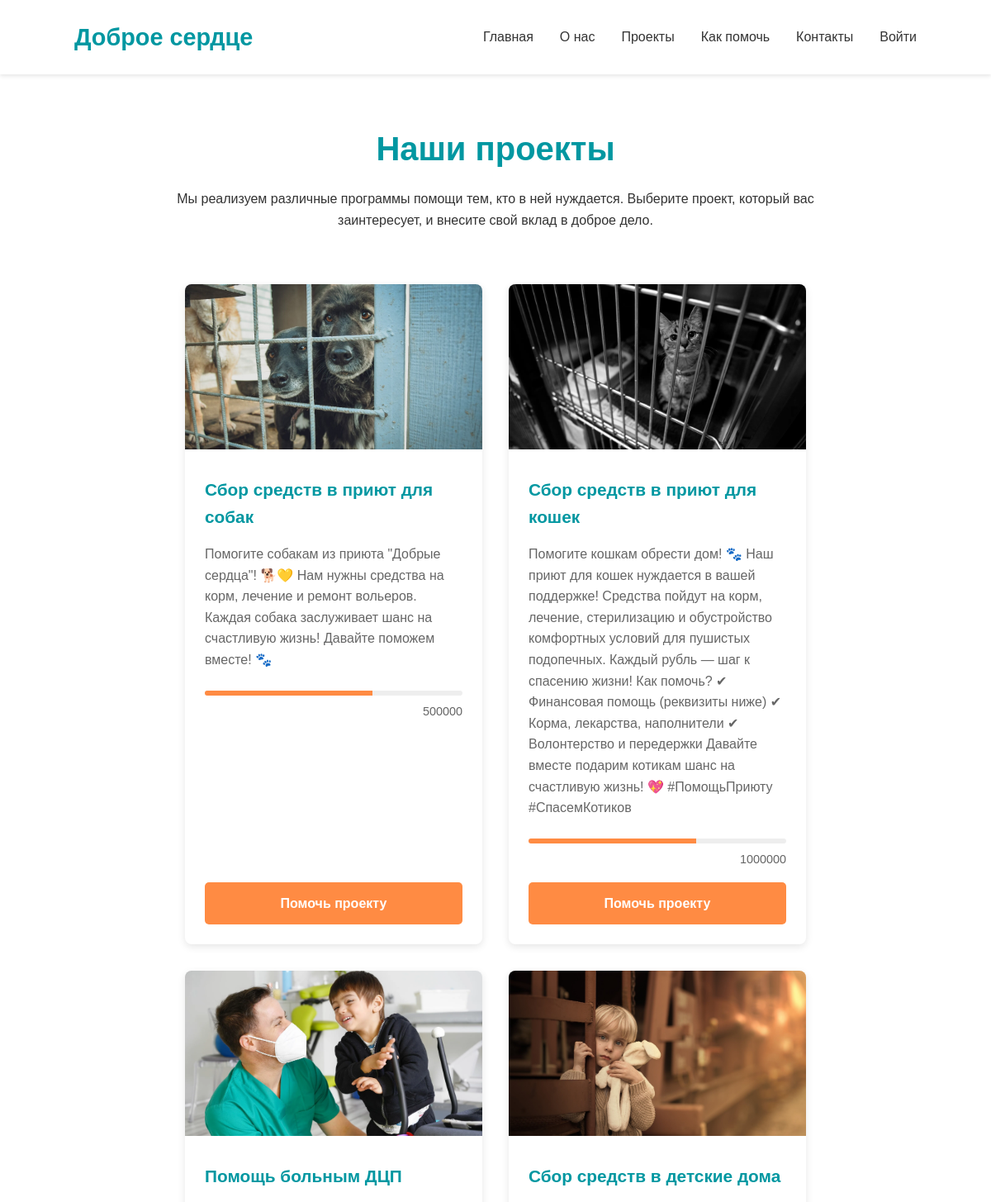
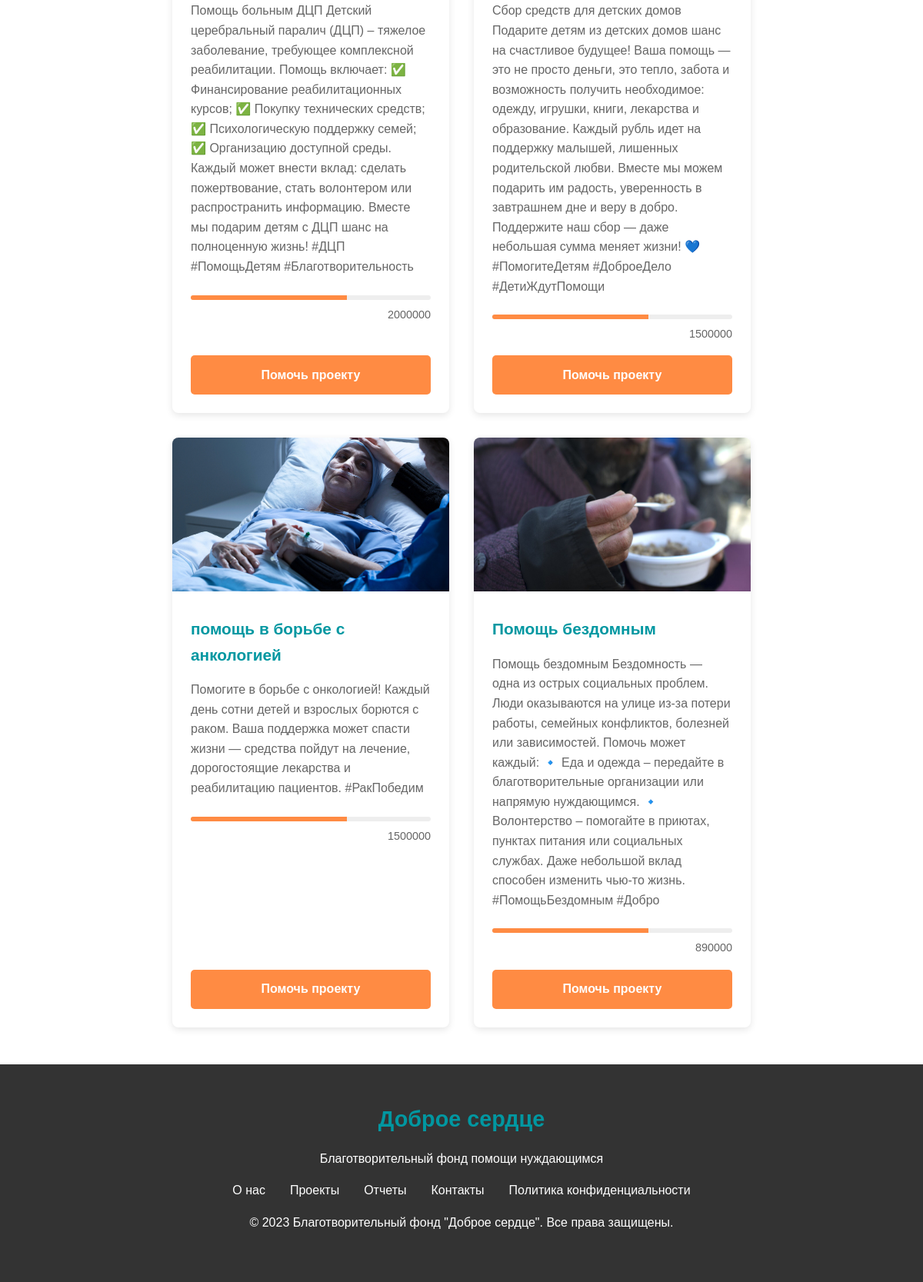
The app's page /projects.php with its own data (2 pictures, top to bottom).
### tables this page shows
CREATE TABLE `project` (
  `id` int NOT NULL,
  `tittle` varchar(32) NOT NULL,
  `target_amount` int NOT NULL,
  `target_current` int DEFAULT '0',
  `purpose_of_donation` varchar(512) NOT NULL,
  `img_path` varchar(64) NOT NULL
);

### public/projects.php (the view, shortened to what this page needs)
<!DOCTYPE html>
<html lang="ru">
<head>
    <link rel="stylesheet" href="https://cdnjs.cloudflare.com/ajax/libs/font-awesome/6.0.0-beta3/css/all.min.css">
</head>
<body>
<?php include "header.php"; ?>
    <main>
        <div class="container">
            <h1>Наши проекты</h1>
            <div class="projects-intro">
                <p>Мы реализуем различные программы помощи тем, кто в ней нуждается. Выберите проект, который вас заинтересует, и внесите свой вклад в доброе дело.</p>
            </div>
            <div class="projects-grid">
            <?php
                $stm=$connect->query('SELECT * FROM `project`');
                $projects=$stm->fetchAll();?>
                <?php foreach ($projects as $project) {?>
                <div class="project-card">
                    <img src=".\images\Project\<?=$project['img_path']?>" alt="<?=$project['img_path']?>" class="project-img">
                    <div class="project-content">
                        <div class="wrapper">
                        <h3 class="project-title"><?=$project['tittle']?></h3>
                        <p class="project-description"><?=$project['purpose_of_donation']?></p>
                        <div class="project-progress">
                            <div class="progress-bar">
                                <div class="progress-fill" style="width: 65%"></div>
                            </div>
                            <div class="progress-info">
                                <span><?=$project['target_amount']?></span>
                            </div>
                            </div>
                        </div>
                        <a href="#" class="btn">Помочь проекту</a>
                    </div>
                </div>
                <?php }?>
            </div>
        </div>
    </main>
    <?php include "footer.php" ?>
</body>
</html>

### public/header.php (shortened to what this page needs)
<header>
        <div class="container">
            <nav>
                <div class="logo">Доброе сердце</div>
                <ul class="nav-links">
                    <li><a href="index.php">Главная</a></li>
                    <li><a href="#">О нас</a></li>
                    <li><a href="projects.php">Проекты</a></li>
                    <li><a href="index.php#how_help">Как помочь</a></li>
                    <li><a href="#">Контакты</a></li>
                    <?php if (!empty($_SESSION['auth']) && $_SESSION['auth']==true) {echo '<li><a href="account.php">Акканут</a></li>';}
                    else {echo '<li><a href="login.php">Войти</a></li>';}
                    ?>
                </ul>
            </nav>
        </div>
</header>

### public/footer.php (shortened to what this page needs)
<footer>
        <div class="container">
            <div class="logo">Доброе сердце</div>
            <p>Благотворительный фонд помощи нуждающимся</p>
            <ul class="footer-links">
                <li><a href="#">О нас</a></li>
                <li><a href="#">Проекты</a></li>
                <li><a href="#">Отчеты</a></li>
                <li><a href="#">Контакты</a></li>
                <li><a href="#">Политика конфиденциальности</a></li>
            </ul>
            <p>© 2023 Благотворительный фонд "Доброе сердце". Все права защищены.</p>
        </div>
    </footer>

### public/projects.php (style rules this page uses)
:root { --h1-color: #0097a1; --h2-color: #ff8b43; --button-color: #ff8b43; --text-color: #333; --light-bg: #f9f9f9; }
body { font-family: 'Arial', sans-serif; margin: 0; padding: 0; color: var(--text-color); line-height: 1.6; }
header { background-color: white; box-shadow: 0 2px 5px rgba(0,0,0,0.1); padding: 1rem 0; position: sticky; top: 0; z-index: 100; }
.container { width: 85%; max-width: 1200px; margin: 0 auto; }
h1 { color: var(--h1-color); font-size: 2.5rem; margin-bottom: 1rem; text-align: center; padding-top: 2rem; }
.projects-intro { text-align: center; max-width: 800px; margin: 0 auto 3rem; padding: 0 1rem; }
.projects-grid { display: flex; flex-wrap: wrap; gap: 2rem; padding: 1rem 0 3rem; justify-content: center; }
.project-card { background: white; border-radius: 8px; overflow: hidden; box-shadow: 0 3px 10px rgba(0,0,0,0.1); transition: transform 0.3s; max-width: 360px; display: flex; flex-direction: column; flex-grow: 1; }
.project-img { height: 200px; width: 100%; object-fit: cover; }
.project-content { padding: 1.5rem; display: flex; flex-direction: column; justify-content: space-between; flex-grow: 1; }
.project-title { font-size: 1.3rem; margin: 0.5rem 0; color: var(--h1-color); }
.project-description { margin-bottom: 1.5rem; color: #666; }
.project-progress { margin-bottom: 1rem; }
.progress-bar { height: 6px; background-color: #eee; border-radius: 3px; margin-bottom: 0.5rem; overflow: hidden; }
.progress-fill { height: 100%; background-color: var(--h2-color); width: 65%; }
.progress-info { display: flex; justify-content: space-between; font-size: 0.9rem; color: #666; }
.btn { display: inline-block; background-color: var(--button-color); color: white; padding: 0.8rem 1.5rem; border-radius: 5px; text-decoration: none; font-weight: bold; border: none; cursor: pointer; transition: background-color 0.3s; width: 100%; text-align: center; box-sizing: border-box; }

### public/header.php (style rules this page uses)
:root { --h1-color: #0097a1; --h2-color: #ff8b43; --button-color: #ff8b43; --text-color: #333; --light-bg: #f9f9f9; }
body { font-family: 'Arial', sans-serif; margin: 0; padding: 0; color: var(--text-color); line-height: 1.6; }
header { background-color: white; box-shadow: 0 2px 5px rgba(0,0,0,0.1); padding: 1rem 0; position: sticky; top: 0; z-index: 100; }
nav { display: flex; justify-content: space-between; align-items: center; }
.logo { font-size: 1.8rem; font-weight: bold; color: var(--h1-color); }
.nav-links { display: flex; list-style: none; }
.nav-links li { margin-left: 2rem; }
.nav-links a { text-decoration: none; color: var(--text-color); font-weight: 500; }

### public/footer.php (style rules this page uses)
:root { --h1-color: #0097a1; --h2-color: #ff8b43; --button-color: #ff8b43; --text-color: #333; --light-bg: #f9f9f9; }
body { font-family: 'Arial', sans-serif; margin: 0; padding: 0; color: var(--text-color); line-height: 1.6; }
footer { background-color: #333; color: white; padding: 3rem 0; text-align: center; }
.footer-links { display: flex; justify-content: center; list-style: none; padding: 0; margin: 1rem 0; }
.footer-links li { margin: 0 1rem; }
.footer-links a { color: white; text-decoration: none; }

### records on screen
project: img_path (picture), tittle "Сбор средств в приют для собак", purpose_of_donation "Помогите собакам из приюта \"Добрые сердца\"! 🐕💛 Нам нужны средства на корм, лечение и ремонт вольеров. Каждая собака заслуживает шанс на счастливую жизнь! Давайте поможем вместе! 🐾", target_amount "500000"
project: img_path (picture), tittle "Сбор средств в приют для кошек", purpose_of_donation "Помогите кошкам обрести дом! 🐾 Наш приют для кошек нуждается в вашей поддержке! Средства пойдут на корм, лечение, стерилизацию и обустройство комфортных условий для пушистых подопечных. Каждый рубль — шаг к спасению жизни! Как помочь? ✔ Финансовая помощь (реквизиты ниже) ✔ Корма, лекарства, наполнители ✔ Волонтерство и передержки Давайте вместе подарим котикам шанс на счастливую жизнь! 💖 #ПомощьПриюту #СпасемКотиков", target_amount "1000000"
project: img_path (picture), tittle "Помощь больным ДЦП", purpose_of_donation "Помощь больным ДЦП Детский церебральный паралич (ДЦП) – тяжелое заболевание, требующее комплексной реабилитации. Помощь включает: ✅ Финансирование реабилитационных курсов; ✅ Покупку технических средств; ✅ Психологическую поддержку семей; ✅ Организацию доступной среды. Каждый может внести вклад: сделать пожертвование, стать волонтером или распространить информацию. Вместе мы подарим детям с ДЦП шанс на полноценную жизнь! #ДЦП #ПомощьДетям #Благотворительность", target_amount "2000000"
project: img_path (picture), tittle "Сбор средств в детские дома", purpose_of_donation "Сбор средств для детских домов Подарите детям из детских домов шанс на счастливое будущее! Ваша помощь — это не просто деньги, это тепло, забота и возможность получить необходимое: одежду, игрушки, книги, лекарства и образование. Каждый рубль идет на поддержку малышей, лишенных родительской любви. Вместе мы можем подарить им радость, уверенность в завтрашнем дне и веру в добро. Поддержите наш сбор — даже небольшая сумма меняет жизни! 💙 #ПомогитеДетям #ДоброеДело #ДетиЖдутПомощи", target_amount "1500000"
project: img_path (picture), tittle "помощь в борьбе с анкологией", purpose_of_donation "Помогите в борьбе с онкологией! Каждый день сотни детей и взрослых борются с раком. Ваша поддержка может спасти жизни — средства пойдут на лечение, дорогостоящие лекарства и реабилитацию пациентов. #РакПобедим", target_amount "1500000"
project: img_path (picture), tittle "Помощь бездомным", purpose_of_donation "Помощь бездомным Бездомность — одна из острых социальных проблем. Люди оказываются на улице из-за потери работы, семейных конфликтов, болезней или зависимостей. Помочь может каждый: 🔹 Еда и одежда – передайте в благотворительные организации или напрямую нуждающимся. 🔹 Волонтерство – помогайте в приютах, пунктах питания или социальных службах. Даже небольшой вклад способен изменить чью-то жизнь. #ПомощьБездомным #Добро", target_amount "890000"
